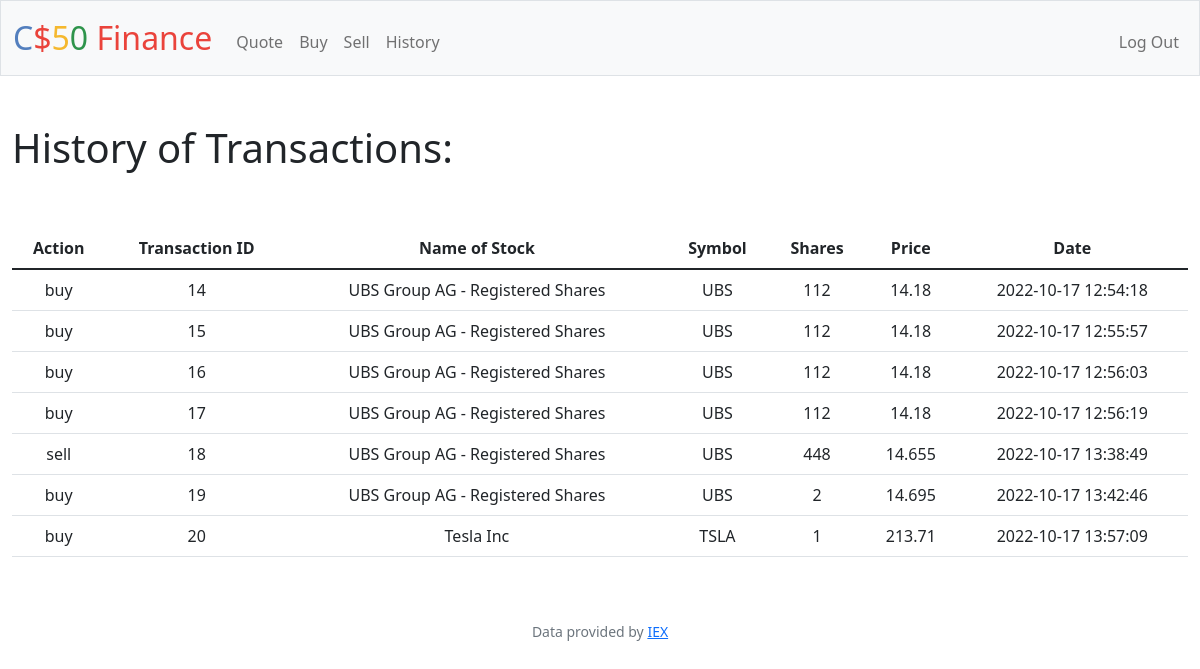
The page /history (signed in) on the database its author committed.
### tables this page shows
CREATE TABLE transactions (transaction_id INTEGER PRIMARY KEY AUTOINCREMENT NOT NULL, name TEXT NOT NULL, symbol TEXT NOT NULL, shares INTEGER NOT NULL, price NUMERIC NOT NULL, date TEXT NOT NULL, user_id INTEGER NOT NULL, type TEXT, FOREIGN KEY (user_id) REFERENCES users (id));

### app.py (the view)
@app.route("/history")
@login_required
def history():
    userTransactions = db.execute("select * from transactions where user_id=?", session.get("user_id"))
    return render_template("/history.html", userTransactions=userTransactions)

### app.py (called while the page is built)
@app.after_request
def after_request(response):
    response.headers["Cache-Control"] = "no-cache, no-store, must-revalidate"
    response.headers["Expires"] = 0
    response.headers["Pragma"] = "no-cache"
    return response

### helpers.py (called while the page is built)
def login_required(f):
    @wraps(f)
    def decorated_function(*args, **kwargs):
        if session.get("user_id") is None:
            return redirect("/login")
        return f(*args, **kwargs)
    return decorated_function

### templates/history.html (shortened to what this page needs)
{% extends "layout.html" %}
{% block main %}
<h1 class="text-start">History of Transactions:<br>
    <br></h1>
<table class="table">
    <thead>
        <tr>
            <th>Action</th>
            <th>Transaction ID</th>
            <th>Name of Stock</th>
            <th>Symbol</th>
            <th>Shares</th>
            <th>Price</th>
            <th>Date</th>
        </tr>
    </thead>
    <tbody>
        {% for element in userTransactions %}
            <tr>
                <td>{{ element["type"] }}</td>
                <td>{{ element["transaction_id"] }}</td>
                <td>{{ element["name"] }}</td>
                <td>{{ element["symbol"] }}</td>
                <td>{{ element["shares"] }}</td>
                <td>{{ element["price"] }}</td>
                <td>{{ element["date"] }}</td>
            </tr>
        {% endfor %}
    </tbody>
</table>
{% endblock %}

### rows shown on the page
transactions: type "buy", transaction_id "14", name "UBS Group AG - Registered Shares", symbol "UBS", shares "112", price "14.18", date "2022-10-17 12:54:18"
transactions: type "buy", transaction_id "15", name "UBS Group AG - Registered Shares", symbol "UBS", shares "112", price "14.18", date "2022-10-17 12:55:57"
transactions: type "buy", transaction_id "16", name "UBS Group AG - Registered Shares", symbol "UBS", shares "112", price "14.18", date "2022-10-17 12:56:03"
transactions: type "buy", transaction_id "17", name "UBS Group AG - Registered Shares", symbol "UBS", shares "112", price "14.18", date "2022-10-17 12:56:19"
transactions: type "sell", transaction_id "18", name "UBS Group AG - Registered Shares", symbol "UBS", shares "448", price "14.655", date "2022-10-17 13:38:49"
transactions: type "buy", transaction_id "19", name "UBS Group AG - Registered Shares", symbol "UBS", shares "2", price "14.695", date "2022-10-17 13:42:46"
transactions: type "buy", transaction_id "20", name "Tesla Inc", symbol "TSLA", shares "1", price "213.71", date "2022-10-17 13:57:09"
